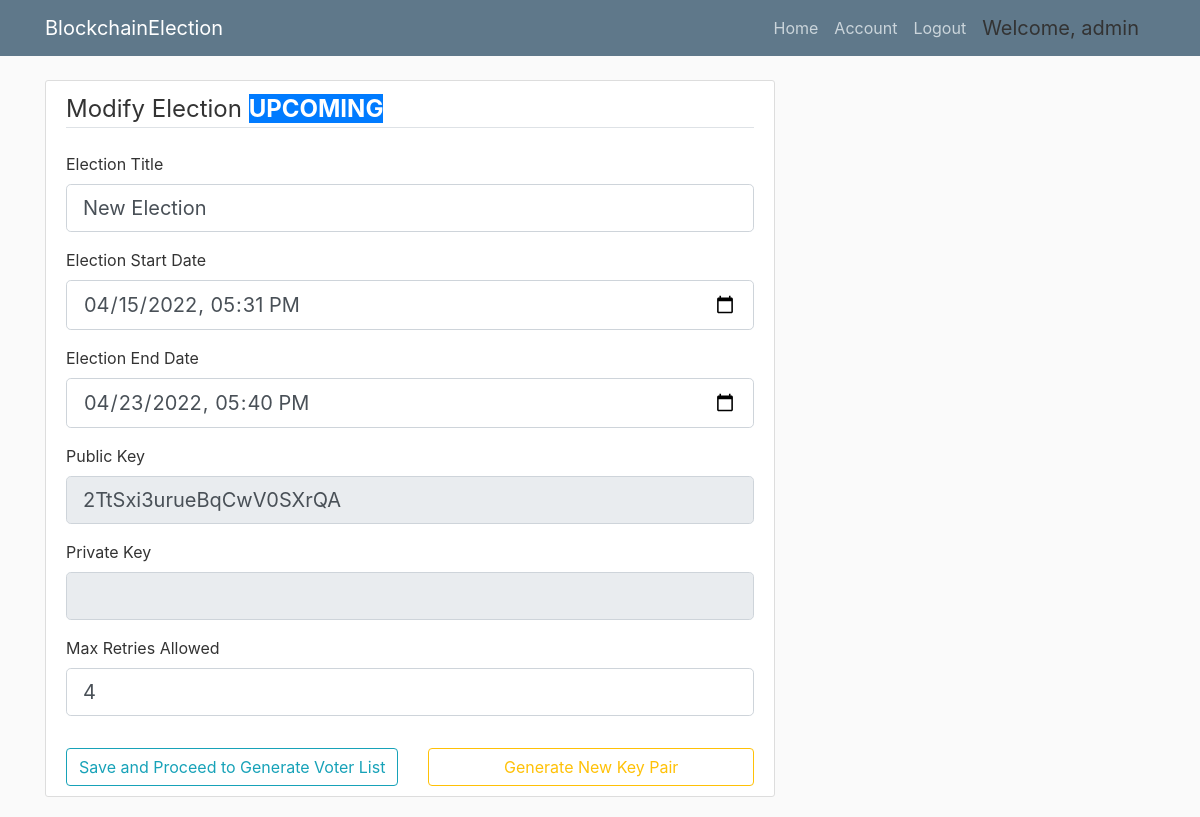
The page /election/E2/view (signed in) on the database as committed earlier.
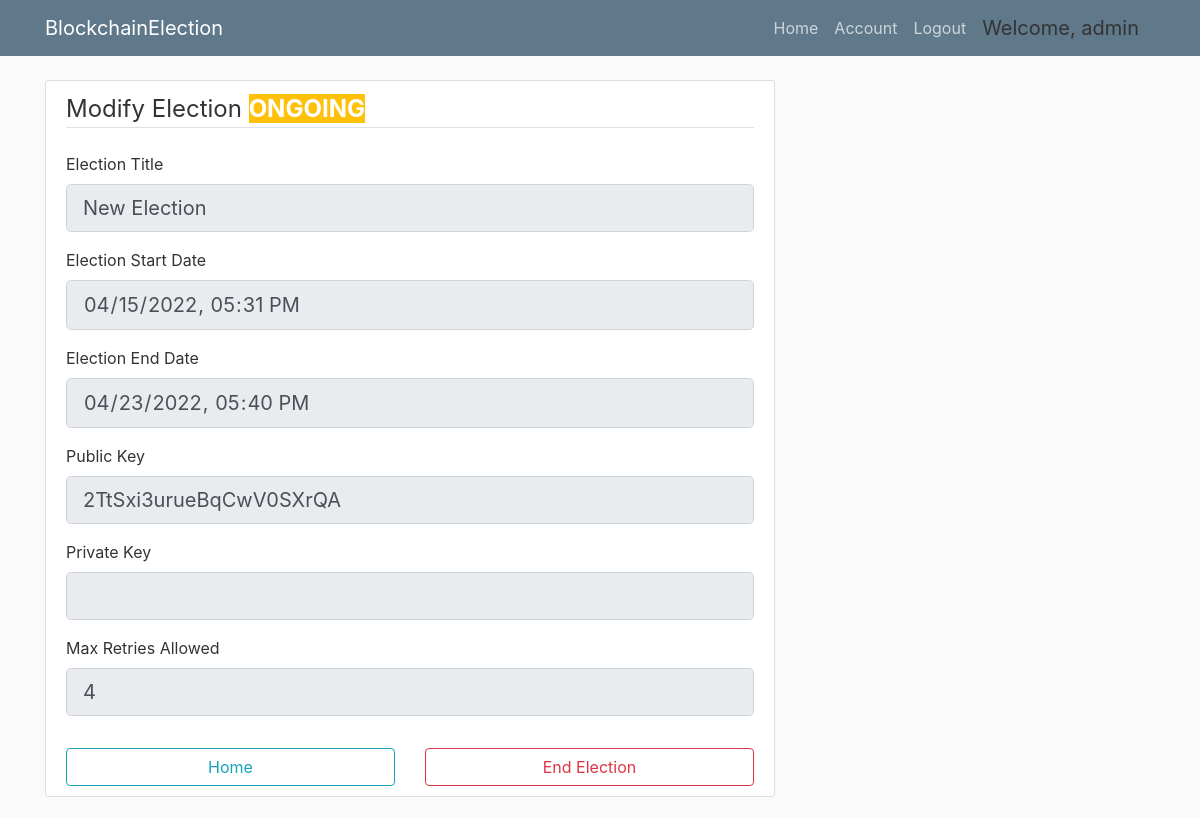
The same page on the database as committed later.
### app/models.py (models this page shows, shortened)
class Voter(db.Model, UserMixin):
    id = db.Column(db.Integer, primary_key=True)
    cin = db.Column(db.String(30), unique=True, nullable=False)
    name = db.Column(db.String(255), nullable=False)
    email = db.Column(db.String(30), unique=True, nullable=False)
    dept = db.Column(db.String(4), db.ForeignKey('department.dept_code'), nullable=False)
    imagefile = db.Column(db.String(20), nullable=False, default='default.jpg')
    password = db.Column(db.String(60), nullable=False)
    join_year = db.Column(db.Integer, nullable=False, default=2016)
    is_admin = db.Column(db.Boolean, default=False, nullable=False)

class Election(db.Model):
    election_id = db.Column(db.String(5), primary_key=True, nullable=False)
    election_title = db.Column(db.String(255), nullable=False)
    create_date = db.Column(db.DateTime, nullable=False, default=datetime.utcnow)
    start_date = db.Column(db.DateTime, nullable=False, default=datetime.utcnow)
    end_date = db.Column(db.DateTime, db.CheckConstraint("end_date > start_date"), nullable=False)
    public_key = db.Column(db.String(255), nullable=False, unique=True)
    max_attempt = db.Column(db.Integer, nullable=False, default=3)
    election_state = db.Column(db.String(30), db.CheckConstraint("election_state in ('upcoming', 'ongoing', 'over', 'past')"))

### app/routes.py (the view, shortened to what this page needs)
@app.route("/election/<id>/view", methods=['GET', 'POST'])
@login_required
def view_election(id):
    curr_election = Election.query.where(Election.election_id==id).first()
    if curr_election.election_state == 'upcoming':
        bg_color_election_state = "bg-primary"
    elif curr_election.election_state == 'ongoing':
        bg_color_election_state = "bg-warning"
    elif curr_election.election_state == "over":
        bg_color_election_state = "bg-info"
    elif curr_election.election_state == "past":
        bg_color_election_state = "bg-success"
    if current_user.is_admin and curr_election.election_state == 'upcoming':
        form = NewElectionForm(obj=curr_election)
        if form.validate_on_submit():
            if form.submit.data:
                curr_election.election_title = form.election_title.data
                curr_election.start_date=form.start_date.data
                curr_election.max_attempt=form.max_attempt.data
                curr_election.public_key=form.public_key.data
                db.session.commit()
                flash('Election Modified Successfully!', 'success')
                return redirect(url_for('home'))
            elif form.generate_keys.data:
                form.public_key.data = secrets.token_urlsafe(16)
                form.private_key.data = secrets.token_urlsafe(16)
                return render_template("modify_election.html", bg_color_election_state=bg_color_election_state, election_state=curr_election.election_state, title="Modify Election", form=form)
        else:
            return render_template("modify_election.html", bg_color_election_state=bg_color_election_state, election_state=curr_election.election_state,title="Modify Election", form=form)
    elif current_user.is_admin and curr_election.election_state == 'ongoing':
        form = NewElectionForm(obj=curr_election)
        if form.home.data:
            return redirect(url_for('home'))
        elif form.end_election.data:
            return "End election"
        for field in form:
            field.render_kw = {"readonly": True}
        return render_template("modify_election.html", bg_color_election_state=bg_color_election_state, election_state=curr_election.election_state, title="Modify Election", form=form)
    elif curr_election.election_state == 'past':
        return "Summary page"
    elif not current_user.is_admin and curr_election.election_state == 'upcoming':
        start_date = curr_election.start_date
        election_title = curr_election.election_title
        return "Election will start shortly. Please come back later"
    elif not current_user.is_admin and curr_election.election_state == 'ongoing':
        return "Click here to go to voting page"
    elif not current_user.is_admin and curr_election.election_state == 'over':
        return "Results are yet to be published"

### app/forms.py (shortened to what this page needs)
class NewElectionForm(FlaskForm):
    election_title = StringField('Election Title', validators=[DataRequired()])
    start_date = DateTimeLocalField('Election Start Date', default=datetime.now, format='%Y-%m-%dT%H:%M', validators=[DataRequired()])
    end_date = DateTimeLocalField('Election End Date', format='%Y-%m-%dT%H:%M', validators=[DataRequired()])
    public_key = StringField('Public Key', render_kw={'readonly': True})
    private_key = StringField('Private Key', render_kw={'readonly': True})
    max_attempt = IntegerField('Max Retries Allowed', validators=[DataRequired(), NumberRange(min=3, max=10)])
    submit = SubmitField('Save and Proceed to Generate Voter List')
    generate_keys = SubmitField('Generate New Key Pair')
    home = SubmitField("Home")
    end_election = SubmitField("End Election")
    start_counting = SubmitField("Start Counting Process")

### app/models.py (called while the page is built)
@login_manager.user_loader
def load_user(user_id):
    return Voter.query.get(int(user_id))

### app/templates/modify_election.html (shortened to what this page needs)
{% extends "admin_base.html" %}
{% block content %}
<div class="content-section">
    <form action="" method="POST">
      <fieldset class="form-group">
        <legend class="border-bottom mb-4">Modify Election
          <span class="{{ bg_color_election_state }} font-weight-bold text-white">{{ election_state|upper  }}</span>
        </legend>
        <div class="form-group">
          {{ form.election_title.label(class="form-control-label") }}
          {% if form.election_title.errors%}
            {{ form.election_title(class="form-control form-control-lg is-invalid") }}
            <div class="invalid-feedback">
              {% for error in form.election_title.errors %}
              <span>{{ error }}</span>
              {% endfor %}
            </div>
          {% else %}
            {{ form.election_title(class="form-control form-control-lg") }}
            {% endif %}
        </div>
        <div class="form-group mt-2">
          {{ form.start_date.label(class="form-control-label") }}
          {% if form.start_date.errors %}
            {{ form.start_date(class="datetime form-control form-control-lg is-invalid") }}
            <div class="invalid-feedback">
              {% for error in form.start_date.errors %}
              <span>{{ error }}</span>
              {% endfor %}
            </div>
          {% else %}
          {{ form.start_date(class="datetime form-control form-control-lg") }}
          {% endif %}
        </div>
        <div class="form-group mt-2">
          {{ form.end_date.label(class="form-control-label") }}
          {% if form.end_date.errors %}
            {{ form.end_date(class="datetime form-control form-control-lg is-invalid") }}
            <div class="invalid-feedback">
              {% for error in form.end_date.errors %}
              <span>{{ error }}</span>
              {% endfor %}
            </div>
          {% else %}
            {{ form.end_date(class="datetime form-control form-control-lg") }}
          {% endif %}
        </div>
        <div class="form-group mt-2">
          {{ form.public_key.label(class="form-control-label") }}
          {% if form.public_key.errors %}
            {{ form.public_key(class="form-control form-control-lg is-invalid") }}
            <div class="invalid-feedback">
              {% for error in form.public_key.errors %}
              <span>{{ error }}</span>
              {% endfor %}
            </div>
          {% else %}
            {{ form.public_key(class="form-control form-control-lg form-control") }}
          {% endif %}
        </div>
        <div class="form-group mt-2">
          {{ form.private_key.label(class="form-control-label") }}
          {% if form.private_key.errors %}
            {{ form.private_key(class="form-control form-control-lg is-invalid") }}
            <div class="invalid-feedback">
              {% for error in form.private_key.errors %}
              <span>{{ error }}</span>
              {% endfor %}
            </div>
          {% else %}
            {{ form.private_key(class="form-control form-control-lg") }}
            {% endif %}
        </div>
        <div class="form-group mt-2">
          {{ form.max_attempt.label(class="form-control-label") }}
          {% if form.max_attempt.errors %}
            {{ form.max_attempt(class="form-control form-control-lg is-invalid") }}
            <div class="invalid-feedback">
              {% for error in form.max_attempt.errors %}
              <span>{{ error }}</span>
              {% endfor %}
            </div>
          {% else %}
            {{ form.max_attempt(class="form-control form-control-lg") }}
            {% endif %}
        </div>
      </fieldset>
      <div class="row">
        {% if election_state == "upcoming" %}
          <div class="col">
            {{ form.submit(class="btn btn-outline-info btn-block") }}
          </div>
          <div class="col">
            {{ form.generate_keys(class="btn btn-outline-warning btn-block") }}
          </div>
        {% elif election_state == "ongoing" %}
          <div class="col">
            {{ form.home(class="btn btn-outline-info btn-block") }}
          </div>
          <div class="col">
            {{ form.end_election(class="btn btn-outline-danger btn-block") }}
          </div>
        {% elif election_state == "over" %}
          <div class="col">
            {{ form.start_counting(class="btn btn-outline-info btn-block") }}
          </div>
        {% endif %}
      </div>
    </form>
  </div>
{% endblock content %}

### app/templates/admin_base.html (shortened to what this page needs)
<!DOCTYPE html>
<html lang="en">
  <head>
    <link rel="stylesheet" href="https://maxcdn.bootstrapcdn.com/bootstrap/4.0.0/css/bootstrap.min.css">
    <link rel="stylesheet" type="text/css" href="{{ url_for('static', filename='main.css') }}">
  </head>
  <body>
    {% include "navbar.html" %}
    <main role="main" class="container">
        <div class="row">
          <div class="col-md-8">
            {% block content %}
            {% endblock %}
          </div>
        </div>
      </main>
    </body>
  </html>

### app/templates/navbar.html (shortened to what this page needs)
<header class="site-header">
  <nav class="navbar navbar-expand-md navbar-dark bg-steel fixed-top">
    <div class="container">
      <a class="navbar-brand mr-4" href="{{ url_for('index') }}">BlockchainElection</a>
      <div class="collapse navbar-collapse" id="navbarToggle">
        <div class="navbar-nav ml-auto">
          {% if current_user.is_authenticated %}
          <a class="nav-item nav-link" href="{{ url_for('home') }}">Home</a>
          <a class="nav-item nav-link" href="{{ url_for('account') }}">Account</a>
          <a class="nav-item nav-link" href="{{ url_for('logout') }}">Logout</a>
          <a class="navbar-brand disabled ml-2" style="cursor: default;">Welcome, {{ current_user.cin }}</a>
          {% else %}
            <a class="nav-item nav-link" href="{{ url_for('login') }}">Login</a>
            <a class="nav-item nav-link" href="{{ url_for('register') }}">Register</a>
          {% endif %}
        </div>
      </div>
    </div>
  </nav>
</header>

### app/static/main.css (style rules this page uses)
body { background: #fafafa; color: #333333; margin-top: 5rem; }
.bg-steel { background-color: #5f788a; }
.site-header .navbar-nav .nav-link { color: #cbd5db; }
.content-section { background: #ffffff; padding: 10px 20px; border: 1px solid #dddddd; border-radius: 3px; margin-bottom: 20px; }

Rows that differ between the two databases and show on the page:
changed Election "New Election": election_state "UPCOMING" → "ONGOING"
Other text that changed with them:
form field home: (not shown) → "Home"
form field end_election: (not shown) → "End Election"
form field submit: "Save and Proceed to Generate Voter List" → (not shown)
form field generate_keys: "Generate New Key Pair" → (not shown)
